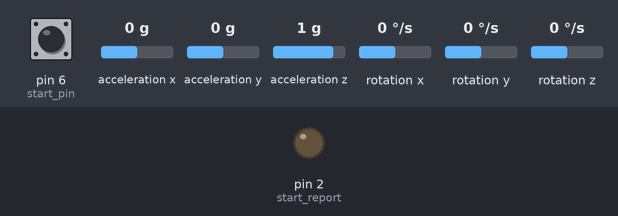
Bench run of a sketch on a simulated Arduino Uno, built with avr-gcc and run on an emulated ATmega328P. Parts: output pins drawn as LEDs (lit = HIGH). Inputs (shaded band) come from the test bench; at power-on: pin 6 (start_pin) LOW, acceleration x 0 g, acceleration y 0 g, acceleration z 1 g, rotation x 0 °/s, rotation y 0 °/s, rotation z 0 °/s.

Above: at 2.2 s.
2.3 s: pin 6 (start_pin) pulled HIGH for 0.15 s
At 2.38 s:
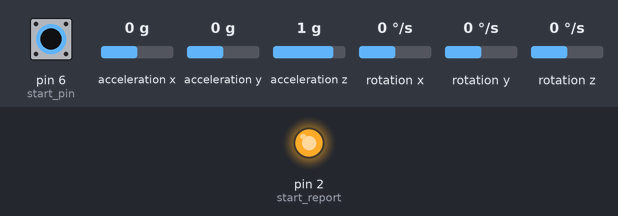
3.9 s: pin 6 (start_pin) pulled HIGH for 3.2 s
At 7.8 s:
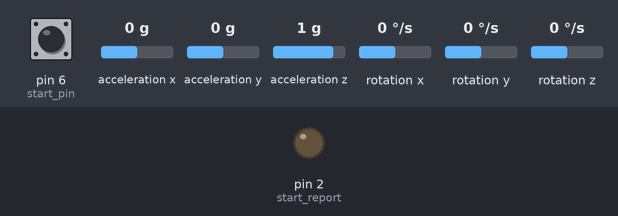
Timing chart, 0 to 9.3 s (numbered marks = the images above; inputs shaded):
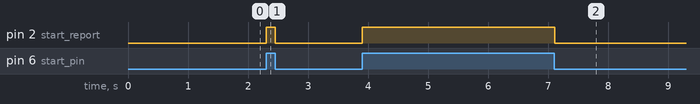

Measured:
- after the input at 2.3 s, pin 2 (start_report): LOW → HIGH at once, → LOW 0.15 s later
- after the input at 3.9 s, pin 2 (start_report): LOW → HIGH at once, → LOW 3.2 s later

The sketch:

main.ino
```cpp
#include <VL53L0X.h>

#include <Wire.h>
#include "MPU6050.h"

#define G_GAIN 0.070  // [deg/s/LSB]
#define AA 0.97       // complementary filter constant
#define DT 0.02       // Loop time

int start_pin = 6;
int start_report = 2;

MPU6050 mpu;

byte buff[6];
int accRaw[3];
int magRaw[3];
int gyrRaw[3];
float rate_gyr_y = 0.0;  // [deg/s]
float rate_gyr_x = 0.0;  // [deg/s]
float rate_gyr_z = 0.0;  // [deg/s]
float gyroXangle = 0.0;
float gyroYangle = 0.0;
float gyroZangle = 0.0;
float AccYangle = 0.0;
float AccXangle = 0.0;
float CFangleX = 0.0;
float CFangleY = 0.0;

unsigned long startTime;

void setup() {
  // put your setup code here, to run once:
  Serial.begin(9600);
  pinMode(start_pin, INPUT);
  pinMode(start_report, OUTPUT);
  delay(1000);


}

void loop() {
  // put your main code here, to run repeatedly:
  digitalWrite(start_report, digitalRead(start_pin));

  if (digitalRead(start_pin)) {

    while (!mpu.begin(MPU6050_SCALE_2000DPS, MPU6050_RANGE_2G)) {
      Serial.print("Could not find a valid MPU6050 sensor, check wiring!");
      delay(100);
    }
    // Vector rawAccel = mpu.readRawAccel();
    Vector normAccel = mpu.readNormalizeAccel();

    // Serial.print(" Xraw = ");
    // Serial.print(rawAccel.XAxis);
    // Serial.print(" Yraw = ");
    // Serial.print(rawAccel.YAxis);
    // Serial.print(" Zraw = ");
    // Serial.println(rawAccel.ZAxis);

    // Serial.print(" Xnorm = ");
    // Serial.print(normAccel.XAxis);
    // Serial.print(" Ynorm = ");
    // Serial.print(normAccel.YAxis);
    // Serial.print(" Znorm = ");
    // Serial.println(normAccel.ZAxis);
  }
  delay(10);
  // Serial.print('\n');
}
```
